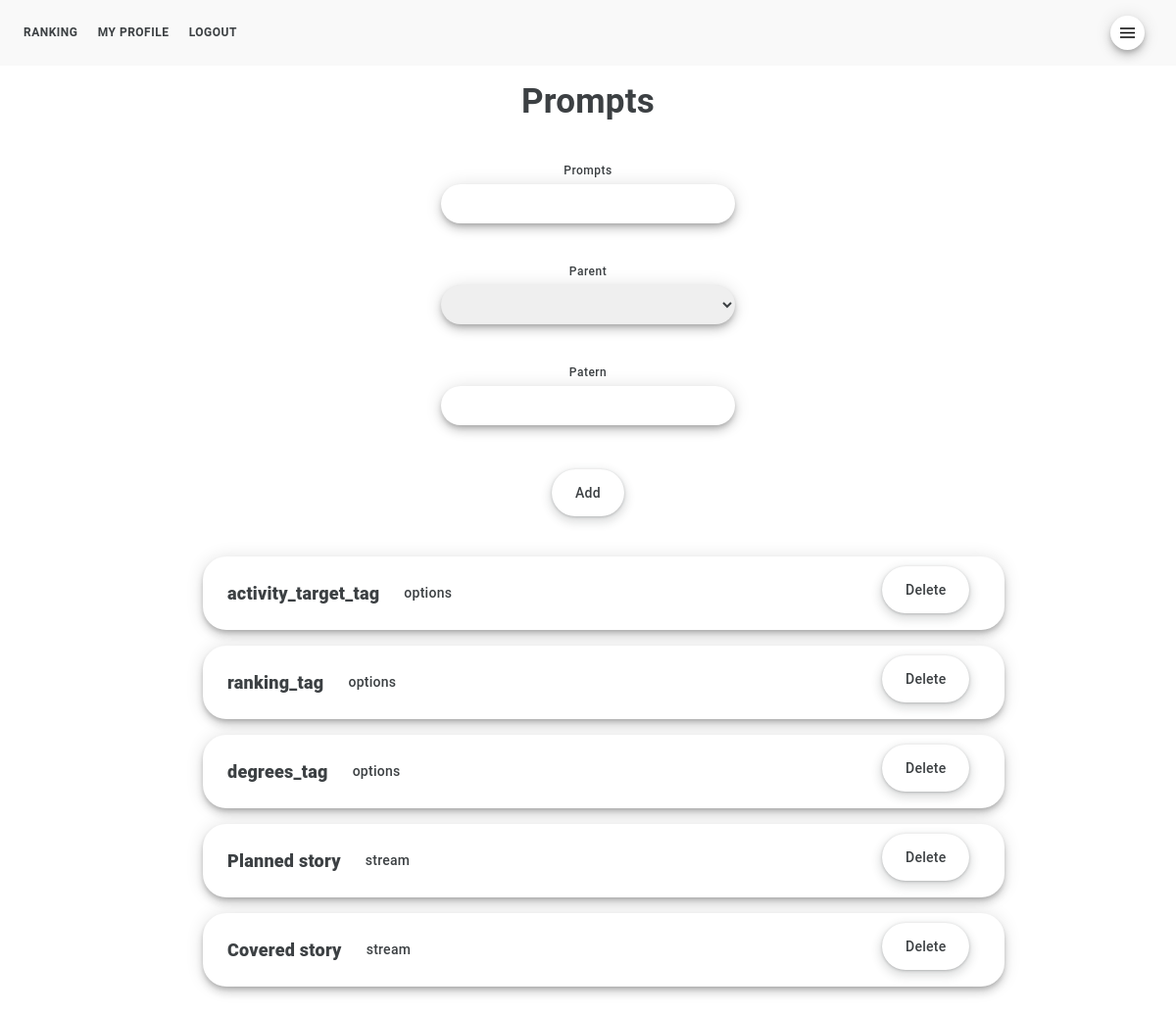
The app's page /prompts.html (signed in), older data.
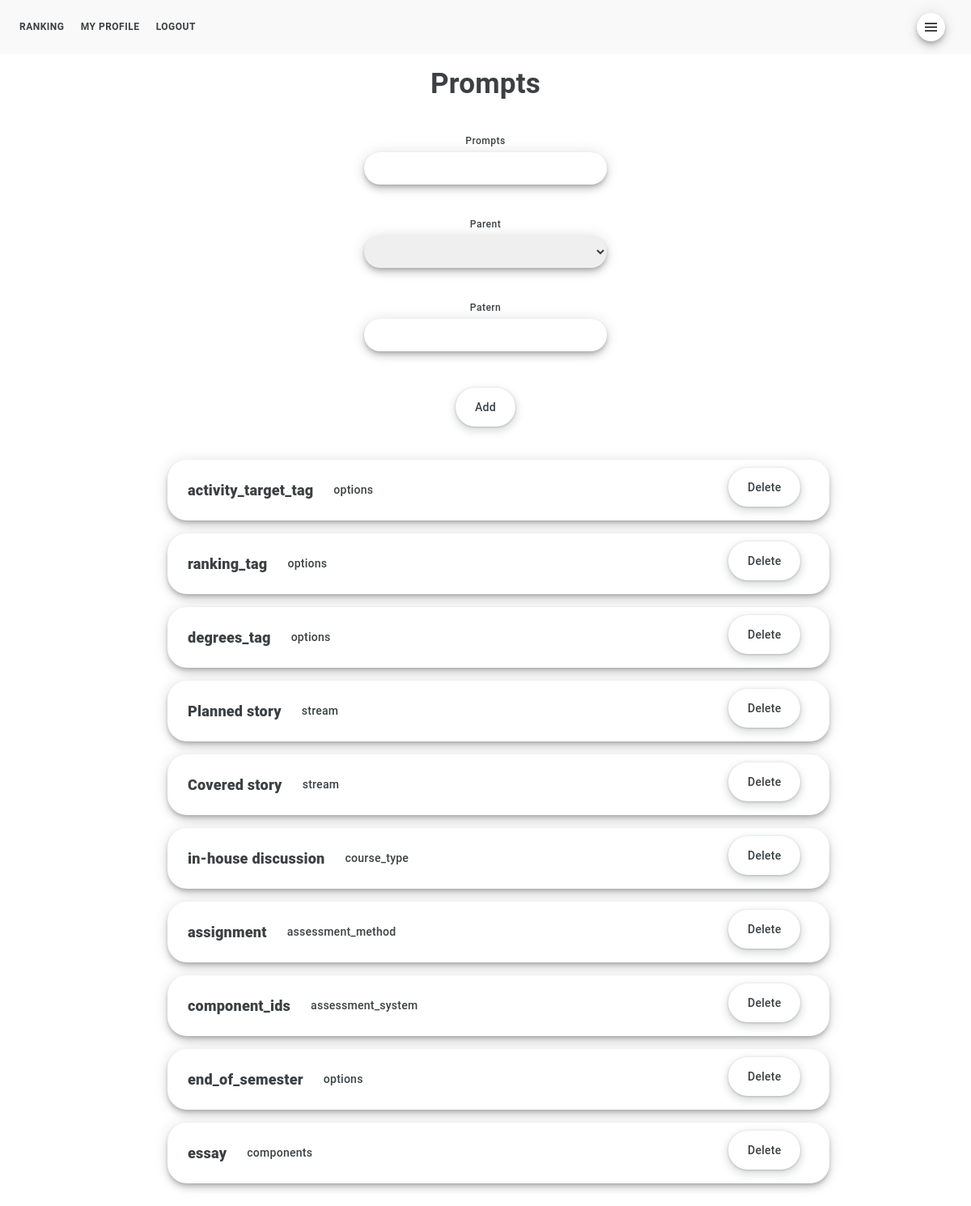
The same page, newer data.
### nieszkolni_app/models.py (models this page shows)
class Prompt(models.Model):
    class Meta:
        unique_together = (("prompt", "parent"),)
    prompt = models.CharField(max_length=200, default="")
    parent = models.CharField(max_length=200, default="")
    pattern = models.CharField(max_length=200, default="")

### nieszkolni_app/views.py (the view, shortened to what this page needs)
# urls.py: path('prompts.html', views.prompts, name="prompts"),
@staff_member_required
def prompts(request):
    if request.user.is_authenticated:
        first_name = request.user.first_name
        last_name = request.user.last_name
        current_user = first_name + " " + last_name
        prompts = KnowledgeManager().display_all_prompts()
        return render(request, "prompts.html", {
            "prompts": prompts
            })

### nieszkolni_folder/knowledge_manager.py (called while the page is built)
    def display_all_prompts(self):
        with connection.cursor() as cursor:
            cursor.execute(f'''
                SELECT prompt, parent, pattern
                FROM nieszkolni_app_prompt
                ''')
            prompts = cursor.fetchall()
            return prompts

### nieszkolni_app/templates/prompts.html (shortened to what this page needs)
{% extends 'base.html' %}
{% block 'content' %}
<h1>Prompts</h1>
<div class="flex-parent jc-center">
	<form action="{% url 'prompts' %}" method="POST">
		<div class="input_container">
			<label class="input_label">Prompts</label>
			<input type="text" name="prompt" class="input_content">
			<label class="input_label">Parent</label>
			<select required class="input_content" name="parent">
	            <option disabled selected value></option>
	            <option value="stream">stream</option>
        	</select>
			<label class="input_label">Patern</label>
			<input type="text" name="pattern" class="input_content">
		</div>
		<div class="flex-parent jc-center">
			<button type="submit" class="button_main" name="prompts_action" value="add_prompt">Add</button>
		</div>
	</form>
</div>
<div class="list_container">
	<ul class="list">
		{% for prompt in prompts %}
			<form action="{% url 'prompts' %}" method="POST">
				<li class="list_item">
					<div class="list_content">{{ prompt.0 }}</div>
					<div class="list_content_inside">{{ prompt.1 }}</div>
					<button type="submit" class="list_button button_main" name="prompts_action" value="delete_prompt">Delete</button>
				</li>
			</form>
		{% endfor %}
	</ul>
</div>
{% include 'footer.html' %}
{% endblock %}

### nieszkolni_app/templates/base.html (shortened to what this page needs)
{% load user_agents %}
{% load static %}
{% if request|is_mobile %}
<head>
    <link href="https://cdn.jsdelivr.net/npm/bootstrap@5.1.3/dist/css/bootstrap.min.css" rel="stylesheet">
    <link rel="stylesheet" type="text/css" href="{% static 'styles.css' %}">
</head>
<body>
    {% if user.is_authenticated %}
    <nav class="m_navigation">
    <div class="m_side_menu" id="main_links">
      <li class="m_navigation_item">
        <a class="m_navigation_link" href="{% url 'ranking'%}">RANKING</a>
      </li>
      <li class="m_navigation_item">
        <a class="m_navigation_link" href="{% url 'profile'%}">MY PROFILE</a>
      </li>
      <li class="m_navigation_item">
        <a class="m_navigation_link" href="{% url 'logout_user'%}">LOGOUT</a>
      </li>
    </div>
    <div class="m_menu">
      <div>
          <button type="button" class="hamburger_menu" onclick="showHideHamburgerMenu()"><img src="{% static '/images/hamburger.png' %}" width="15" height="15"></button>
      </div>
    </div>
    </nav>
    {% else %}
  <nav class="m_navigation">
    <div class="m_side_menu" id="main_links">
    </div>
  </nav>
    {% endif %}
{% endif %}
<div id="main_content">
  {% block 'content' %}
  {% endblock %}
</div>
  </body>
</html>

### nieszkolni_app/templates/footer.html
<footer>
	<div class="footer"></div>
</footer>

### nieszkolni_app/static/styles.css (style rules this page uses)
body { margin: 0px; }
a { color: #3c4043; font-weight: 500; text-decoration: none; }
.button_main { align-items: center; appearance: none; background-color: #fff; border-radius: 24px; border-style: none; box-shadow: rgba(0, 0, 0, .2) 0 3px 5px -1px,rgba(0, 0, 0, .14) 0 6px 10px 0,rgba(0, 0, 0, .12) 0 1px 18px 0; box-sizing: border-box; color: #3c4043; cursor: pointer; display: inline-flex; fill: currentcolor; font-family: "Google Sans", Roboto, Arial, sans-serif; font-size: 14px; font-weight: 500; height: 48px; justify-content: center; letter-spacing: .25px; line-height: normal; margin: 10px; max-width: 100%; overflow: visible; padding: 2px 24px; position: relative; text-align: center; text-decoration: none; text-transform: none; transition: box-shadow 280ms cubic-bezier(.4, 0, .2, 1),opacity 15ms linear 30ms,transform 270ms cubic-bezier(0, 0, .2, 1) 0ms; user-select: none; -webkit-user-select: none; touch-action: manipulation; width: auto; will-change: transform,opacity; z-index: 0; }
.button_main:not(:disabled) { box-shadow: rgba(60, 64, 67, .3) 0 1px 3px 0, rgba(60, 64, 67, .15) 0 4px 8px 3px; }
.flex-parent { display: flex; }
.jc-center { justify-content: center; }
.input_label { color: #3c4043; display: flex; font-family: "Google Sans", Roboto, Arial, sans-serif; font-size: 12px; font-weight: 500; letter-spacing: .5px; margin: 5px; position: relative; }
.input_content { border-radius: 24px; border-style: none; box-shadow: rgba(0, 0, 0, .2) 0 3px 5px -1px,rgba(0, 0, 0, .14) 0 6px 10px 0,rgba(0, 0, 0, .12) 0 1px 18px 0; clear: left; color: #3c4043; display: flex; font-family: "Google Sans", Roboto, Arial, sans-serif; font-size: 14px; font-weight: 500; height: 40px; letter-spacing: .5px; margin-bottom: 35px; padding-left: 15px; position: relative; width: 300px; }
.input_container { align-items: center; display: flex; flex-direction: column; justify-content: center; margin-left: auto; margin-right: auto; }
.list { list-style: none; }
.list_item { alignment-baseline: middle; appearance: none; background-color: #fff; border-radius: 24px; border-style: none; box-shadow: rgba(0, 0, 0, .2) 0 3px 5px -1px,rgba(0, 0, 0, .14) 0 6px 10px 0,rgba(0, 0, 0, .12) 0 1px 18px 0; box-sizing: border-box; color: #3c4043; display: flex; fill: currentcolor; font-family: "Google Sans", Roboto, Arial, sans-serif; font-size: 14px; font-weight: 500; line-height: 75px; letter-spacing: .25px; margin-left: auto; margin-right: auto; margin-top: 15px; margin-bottom: 15px; max-width: 90%; padding: 0px 25px 0px 25px; position: relative; text-decoration: none; text-transform: none; transition: box-shadow 280ms cubic-bezier(.4, 0, .2, 1), opacity 15ms linear 30ms, transform 270ms cubic-bezier(0, 0, .2, 1) 0ms; touch-action: manipulation; user-select: none; width: 70%; will-change: transform, opacity; z-index: 0; overflow:hidden; white-space:no-wrap; text-overflow:ellipsis; }
.list_content { display: inline-flex; color: #3c4043; font-size: 18px; font-weight: 850; }
.list_content_inside { display: inline-flex; margin-left: 25px; }
.list_button { margin-left: auto; }
.footer { display: flex; height: 150px; width: 100%; bottom: 0; left: 0; }
h1 { color: #3c4043; font-family: "Google Sans", Roboto, Arial, sans-serif; font-size: 35px; font-weight: 750; letter-spacing: .25px; margin-bottom: 35px; text-align: center; }
.m_navigation { background-color: #f9f9f9; display: inline-block; margin-bottom: 1em; padding: 1em 0em 1em 0em; width: 100%; }
.m_menu { display: inline-block; float: right; }
.m_side_menu { float: left; margin-left: 1em; }
.m_navigation_item { align-self: flex-start; display: inline-flex; padding: 0.5em; }
.m_navigation_link { border-radius: 24px; border-style: none; color: #3c4043; font-family: "Google Sans", Roboto, Arial, sans-serif; font-size: 12px; font-weight: 750; letter-spacing: .5px; text-align: center; text-decoration: none; }
.hamburger_menu { background-color: #fff; border-radius: 24px; border-style: none; box-shadow: rgba(0, 0, 0, .2) 0 3px 5px -1px,rgba(0, 0, 0, .14) 0 6px 10px 0,rgba(0, 0, 0, .12) 0 1px 18px 0; cursor: default; float: right; margin-right: 2em; padding: 10px; }

Row changes from the older to the newer data that the page shows:
added Prompt: prompt "in-house discussion", parent "course_type"
added Prompt: prompt "assignment", parent "assessment_method"
added Prompt: prompt "component_ids", parent "assessment_system"
added Prompt: prompt "end_of_semester", parent "options"
added Prompt: prompt "essay", parent "components"
